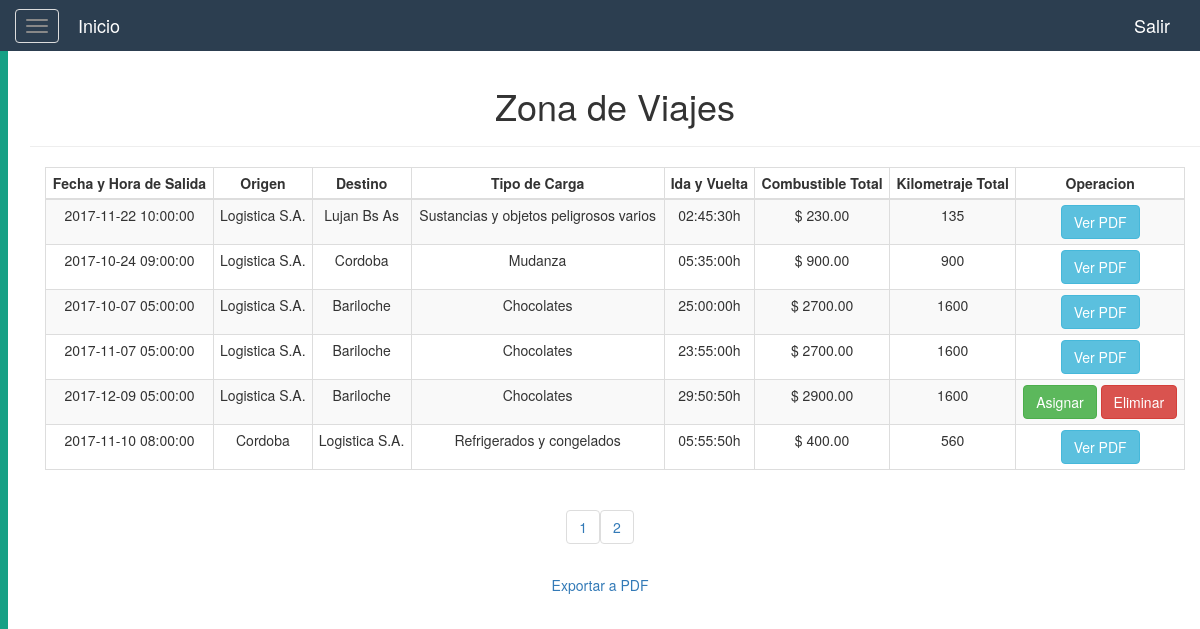
The page /logistica/vista_viajes.php (signed in) on the database its author committed.
### tables this page shows
CREATE TABLE Viaje(
	idViaje int(11) NOT NULL AUTO_INCREMENT,
    fkPresupuestoV int(11) NOT NULL,
    fecha datetime NOT NULL,
    origen varchar(45) NOT NULL,
    destino varchar(45) NOT NULL,
    tipo_carga varchar(45) NOT NULL,
    tiempo_total time,
    combustible_total decimal(11,2),
    km_total int(11),
    PRIMARY KEY (idViaje),
    CONSTRAINT fk_prev FOREIGN KEY (fkPresupuestoV)
		REFERENCES Presupuesto (idPresupuesto)
);

### resources/db/control.php (called while the page is built, shortened)
<?php
    class controlDB{
        function __construct(){
            try{
            $host="localhost";
            $dbname="logistica";
            $user="root";
            $pass="";
            $this->con=mysqli_connect($host,$user,$pass) or die("No se puede conectar con la base de datos.");
            mysqli_select_db($this->con,$dbname)or die("No se encuentra la base de datos.");
            mysqli_set_charset($this->con, "utf8");
            }catch(Exception $ex){
                throw $ex;
            }
        }
        function consultar($sql){
            $result=mysqli_query($this->con,$sql);
            $data=null;
            if($result){
                while($fila=mysqli_fetch_array($result)){
                    $data[]=$fila;
                }
            }
            return $data;
        }
    }
?>

### resources/library/viajes_pag.php (called while the page is built, shortened)
<?php
    $tamagno_paginas = 6;
    if(isset($_GET['pagina'])) {
        $pag = $_GET['pagina'];
    } else {
        $pag = 1;
    }
    $empezar_desde = ($pag-1) * $tamagno_paginas;
    $datos = $obj -> consultar("SELECT V.idViaje VViaje, V.fkPresupuestoV fkPresupuesto, V.fecha Fecha, V.origen Origen, V.destino Destino, V.tipo_carga Carga, V.tiempo_total Tiempo, V.combustible_total Combustible, V.km_total Km
        FROM Viaje V
        ORDER BY V.idViaje
        LIMIT $empezar_desde, $tamagno_paginas
    ");
    $cons = $obj -> consultar("SELECT T.fkViajeT TViaje
        FROM Vehiculo_Chofer_viaje T
        ORDER BY T.fkViajeT
    ");
    $asignar = array();
    foreach($cons as $a){
        $asignar[] = $a['TViaje'];
    }
    $num_filas = count($obj -> consultar("SELECT *
        FROM viaje
    "));
    $total_paginas = ceil($num_filas/$tamagno_paginas);
?>

### logistica/vista_viajes.php (the view, shortened to what this page needs)
<!DOCTYPE html>
<html lang="es">
<head>
    <?php
    require_once($_SERVER['DOCUMENT_ROOT'].'/resources/config.php');
      $obj = new controlDB();
    if($_SESSION['rol'] == 'Administrador' || $_SESSION["rol"] == 'Supervisor'){
        include $LIBRARY_PATH.'/viajes_pag.php';
    }else{
        include $LIBRARY_PATH.'/viajesChofer_pag.php';
    }
    ?>
</head>
<body>
    <?php
    require_once($_SERVER['DOCUMENT_ROOT'].'/resources/templates/header.php');
    ?>
    <div id="wrapper">
        <?php
        require_once($_SERVER['DOCUMENT_ROOT'].'/resources/templates/sidebar.php');
        ?>
        <div id="page-content-wrapper">
            <div class="container-fluid">
                <div class="row">
                    <div class="col-lg-12 text-center">
                        <div class="container">
                            <div class="row">
                                <div class="col">
                                    <h1>Zona de Viajes</h1>
                                    <hr/>
                                </div>
                            </div>
                        </div>
                        <div class="container">
                            <div class="row">
                                <div class="col-lg-12 col-md-12 col-sm-12 col-xs-12">
                                    <div class="table-responsive">
                                        <table class="table table-striped table-bordered table-condensed table-hover">
                                            <thead>
                                                <th  class="text-center">Fecha y Hora de Salida</th>
                                                <th  class="text-center">Origen</th>
                                                <th  class="text-center">Destino</th>
                                                <th  class="text-center">Tipo de Carga</th>
                                                <th  class="text-center">Ida y Vuelta</th>
                                                <th  class="text-center">Combustible Total</th>
                                                <th  class="text-center">Kilometraje Total</th>
                                                <?php if($_SESSION['rol'] == 'Administrador' || $_SESSION["rol"] == 'Supervisor') {?>
                                                <th  class="text-center">Operacion</th>
                                                <?php } ?>
                                            </thead>
                                            <?php if($_SESSION['rol'] == 'Administrador' || $_SESSION["rol"] == 'Supervisor') {?>
                                            <?php foreach($datos as $td){ ?>
                                            <tr>
                                                <td><?php echo $td['Fecha']; ?></td>
                                                <td><?php echo $td['Origen']; ?></td>
                                                <td><?php echo $td['Destino']; ?></td>
                                                <td><?php echo $td['Carga']; ?></td>
                                                <td><?php echo ($td['Tiempo'].'h'); ?></td>
                                                <td><?php echo ('$ '.$td['Combustible']); ?></td>
                                                <td><?php echo $td['Km']; ?></td>
                                                <td class="text-center">
                                                    <?php if(!in_array($td['VViaje'], $asignar)) { ?>
                                                    <a href="asignarViaje.php?id=<?php echo $td['VViaje']?>">
                                                        <button class="btn btn-success">Asignar</button>
                                                    </a>
                                                    <a href="bdViajes.php?id=<?php echo $td['VViaje']?>&funcion=eliminar&presupuesto=<?php echo $td['fkPresupuesto']?>">
                                                        <button class="btn btn-danger">Eliminar</button>
                                                    </a>
                                                    <br>
                                                    <?php } else { ?>
                                                    <a href="imprimirViajeQR.php?id=<?php echo $td['VViaje']?>" target="_blank">
                                                        <button class="btn btn-info">Ver PDF</button>
                                                    </a>
                                                </td>
                                            </tr>
                                            <?php }}}else{ ?>
                                            <?php foreach($datos4 as $td){ ?>
                                            <tr>
                                                <td><?php echo $td['fecha']; ?></td>
                                                <td><?php echo $td['origen']; ?></td>
                                                <td><?php echo $td['destino']; ?></td>
                                                <td><?php echo $td['carga']; ?></td>
                                                <td><?php echo ($td['tiempo'].'h'); ?></td>
                                                <td><?php echo ('$ '.$td['combustible']); ?></td>
                                                <td><?php echo $td['km']; ?></td>
                                            </tr>
                                            <?php }} ?>
                                        </table>
                                    </div>
                                </div>
                            </div>
                        </div>
                        <div class="row">
                            <div class="col">
                             <?php
                             for($i = 1; $i <= $total_paginas; $i++){
                                echo "<ul class='pagination'>
                                <li><a href='?pagina=".$i."'>".$i."</a></li>
                                </ul>";}
                                ?>
                            </div>
                        </div>
                        <div class="row">
                            <?php if($_SESSION['rol'] == 'Administrador' || $_SESSION["rol"] == 'Supervisor') {?>
                            <a href="exportarViaje.php" target="_blank">
                                <button class="btn btn-link">Exportar a PDF</button>
                            </a>
                            <?php } ?>
                        </div>
                    </div>
                </div>
            </div>
        </div>
    </div>
</body>
</html>

### resources/css/menuLateral.css (style rules this page uses)
#page-content-wrapper { width: 100%; height: 100%; position: absolute; padding: 15px; }

### rows shown on the page
viaje: fecha "2017-11-22 10:00:00", origen "Logistica S.A.", destino "Lujan Bs As", tipo_carga "Sustancias y objetos peligrosos varios", tiempo_total "02:45:30", combustible_total "230.00", km_total "135"
viaje: fecha "2017-10-24 09:00:00", origen "Logistica S.A.", destino "Cordoba", tipo_carga "Mudanza", tiempo_total "05:35:00", combustible_total "900.00", km_total "900"
viaje: fecha "2017-10-07 05:00:00", origen "Logistica S.A.", destino "Bariloche", tipo_carga "Chocolates", tiempo_total "25:00:00", combustible_total "2700.00", km_total "1600"
viaje: fecha "2017-11-07 05:00:00", origen "Logistica S.A.", destino "Bariloche", tipo_carga "Chocolates", tiempo_total "23:55:00", combustible_total "2700.00", km_total "1600"
viaje: fecha "2017-12-09 05:00:00", origen "Logistica S.A.", destino "Bariloche", tipo_carga "Chocolates", tiempo_total "29:50:50", combustible_total "2900.00", km_total "1600"
viaje: fecha "2017-11-10 08:00:00", origen "Cordoba", destino "Logistica S.A.", tipo_carga "Refrigerados y congelados", tiempo_total "05:55:50", combustible_total "400.00", km_total "560"
